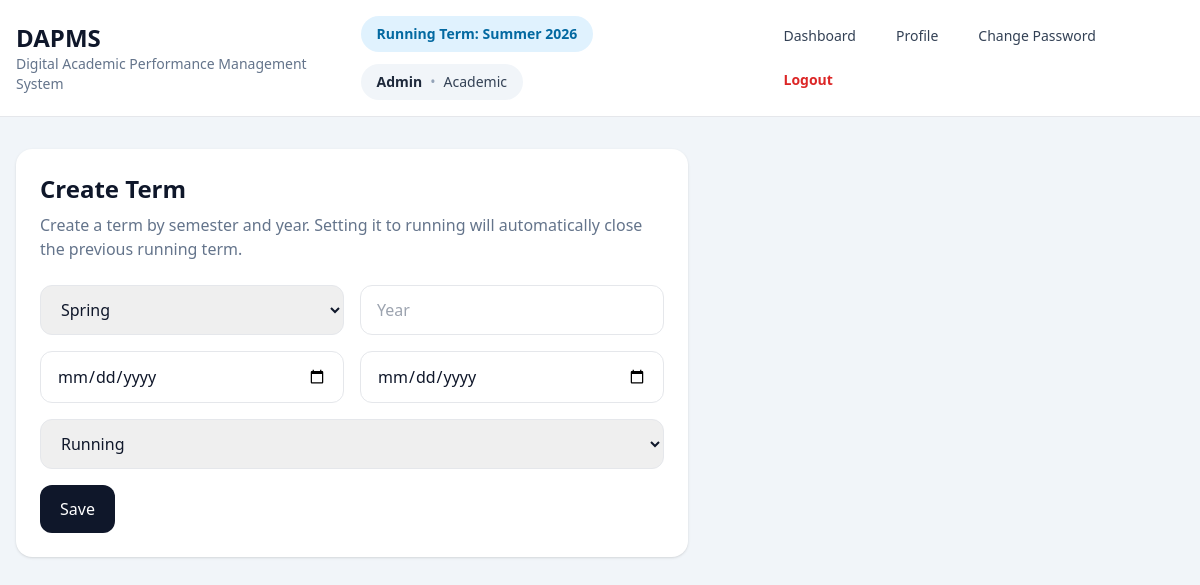
Screenshot of /admin/term/create (signed in) with the database file from the repository.
### tables this page shows
CREATE TABLE terms(
            id INTEGER PRIMARY KEY AUTOINCREMENT,
            name TEXT NOT NULL,
            start_date TEXT NOT NULL,
            end_date TEXT NOT NULL,
            status TEXT NOT NULL DEFAULT 'running'
        , semester TEXT, year INTEGER);

CREATE TABLE users(
            id INTEGER PRIMARY KEY AUTOINCREMENT,
            role TEXT NOT NULL,
            name TEXT NOT NULL,
            email TEXT NOT NULL UNIQUE,
            password_hash TEXT NOT NULL,
            department TEXT NOT NULL
        );

### app/routes/admin.py (the view)
@bp.route('/term/create', methods=['GET', 'POST'])
@role_required('admin')
def create_term():
    if request.method == 'POST':
        _manager().create_term(Admin(), request.form['year'], request.form['semester'], request.form['start_date'], request.form['end_date'], request.form.get('status', 'running'))
        flash('Term created', 'success')
        return redirect(url_for('admin.terms'))
    return render_template('admin/create_term.html', semesters=list(SEMESTER_CODES.keys()))

### app/core/security.py (called while the page is built)
def load_user():
    user_id = session.get('user_id')
    if not user_id:
        g.user = None
        return
    g.user = get_db().execute('SELECT * FROM users WHERE id=?', (user_id,)).fetchone()

def role_required(*roles):
    def decorator(view):
        @wraps(view)
        def wrapped(*args, **kwargs):
            if session.get('role') not in roles:
                return redirect(url_for('auth.login'))
            return view(*args, **kwargs)
        return wrapped
    return decorator

### app/db.py (called while the page is built)
def get_db():
    if 'db' not in g:
        g.db = sqlite3.connect(current_app.config['DATABASE'])
        g.db.row_factory = sqlite3.Row
        g.db.execute('PRAGMA foreign_keys = ON')
    return g.db

### app/routes/auth.py (called while the page is built)
@bp.before_app_request
def before():
    load_user()

### app/templates/admin/create_term.html (shortened to what this page needs)
{% extends 'layout.html' %}
{% block content %}
<div class="max-w-2xl bg-white rounded-2xl shadow p-6">
  <h2 class="text-2xl font-bold mb-2">Create Term</h2>
  <p class="text-slate-500 mb-6">Create a term by semester and year. Setting it to running will automatically close the previous running term.</p>
  <form method="post" class="space-y-4">
    <div class="grid md:grid-cols-2 gap-4">
      <select name="semester" class="w-full border rounded-xl px-4 py-3" required>
        {% for semester in semesters %}<option value="{{ semester }}">{{ semester }}</option>{% endfor %}
      </select>
      <input name="year" type="number" min="2020" max="2100" placeholder="Year" class="w-full border rounded-xl px-4 py-3" required>
    </div>
    <div class="grid md:grid-cols-2 gap-4">
      <input name="start_date" type="date" class="w-full border rounded-xl px-4 py-3" required>
      <input name="end_date" type="date" class="w-full border rounded-xl px-4 py-3" required>
    </div>
    <select name="status" class="w-full border rounded-xl px-4 py-3">
      <option value="running">Running</option>
    </select>
    <button class="bg-slate-900 text-white px-5 py-3 rounded-xl">Save</button>
  </form>
</div>
{% endblock %}

### app/templates/layout.html (shortened to what this page needs)
<!DOCTYPE html>
<html>
<head>
  <script src="https://cdn.tailwindcss.com"></script>
</head>
<body class="bg-slate-100 text-slate-900 min-h-screen">
  <nav class="bg-white border-b sticky top-0 z-20">
    <div class="max-w-7xl mx-auto px-4 py-4 flex justify-between items-center gap-4">
      <div>
        <h1 class="text-2xl font-bold">DAPMS</h1>
        <p class="text-sm text-slate-500">Digital Academic Performance Management System</p>
      </div>
     <div class="flex flex-col lg:flex-row lg:items-center lg:justify-between gap-4">
  <div class="flex flex-wrap items-center gap-3">
    {% if current_term %}
      <span class="inline-flex items-center px-4 py-2 rounded-full bg-sky-100 text-sky-700 text-sm font-semibold">
        Running Term: {{ current_term['name'] }}
      </span>
    {% endif %}
    {% if current_user %}
      <div class="inline-flex items-center px-4 py-2 rounded-full bg-slate-100 text-slate-700 text-sm">
        <span class="font-semibold text-slate-800">{{ current_user['name'] }}</span>
        {% if current_user['department'] %}
          <span class="mx-2 text-slate-400">•</span>
          <span>{{ current_user['department'] }}</span>
        {% endif %}
      </div>
    {% endif %}
  </div>
  <div class="flex flex-wrap items-center gap-2">
    {% if session.get('role') == 'admin' %}
      <a href="{{ url_for('admin.dashboard') }}"
         class="px-4 py-2 rounded-xl text-sm font-medium transition
         {% if request.endpoint == 'admin.dashboard' %}
           bg-sky-600 text-white font-bold shadow
         {% else %}
           text-slate-700 hover:bg-slate-100 hover:text-sky-700
         {% endif %}">
        Dashboard
      </a>
    {% endif %}
    {% if session.get('user_id') %}
      <a href="{{ url_for('auth.profile') }}"
         class="px-4 py-2 rounded-xl text-sm font-medium transition
         {% if request.endpoint == 'auth.profile' %}
           bg-sky-600 text-white font-bold shadow
         {% else %}
           text-slate-700 hover:bg-slate-100 hover:text-sky-700
         {% endif %}">
        Profile
      </a>
    {% endif %}
    {% if session.get('user_id') %}
      <a href="{{ url_for('auth.change_password') }}"
         class="px-4 py-2 rounded-xl text-sm font-medium transition
         {% if request.endpoint == 'auth.change_password' %}
           bg-sky-600 text-white font-bold shadow
         {% else %}
           text-slate-700 hover:bg-slate-100 hover:text-sky-700
         {% endif %}">
        Change Password
      </a>
    {% endif %}
    {% if session.get('user_id') %}
      <a href="{{ url_for('auth.logout') }}"
         class="px-4 py-2 rounded-xl text-sm font-semibold text-red-600 hover:bg-red-50 hover:text-red-700 transition">
        Logout
      </a>
    {% else %}
      <a href="{{ url_for('auth.forgot_password') }}"
         class="px-4 py-2 rounded-xl text-sm font-medium text-slate-700 hover:bg-slate-100 hover:text-sky-700 transition">
        Forgot Password
      </a>
    {% endif %}
  </div>
</div>
    </div>
  </nav>
  <div class="max-w-7xl mx-auto px-4 py-8">
    {% block content %}{% endblock %}
  </div>
</body>
</html>

### rows the page displays
terms: name "Summer 2026"
users: name "Admin", department "Academic"

### other values shown
form field semester "Spring"
